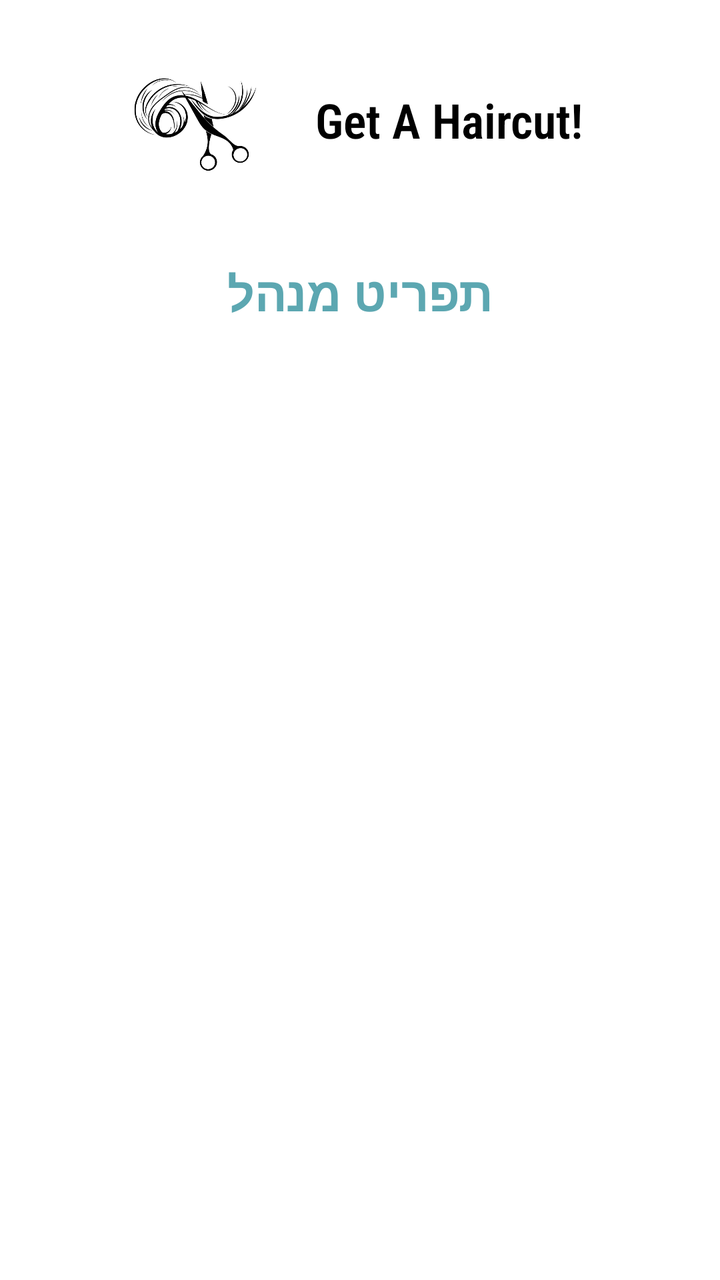
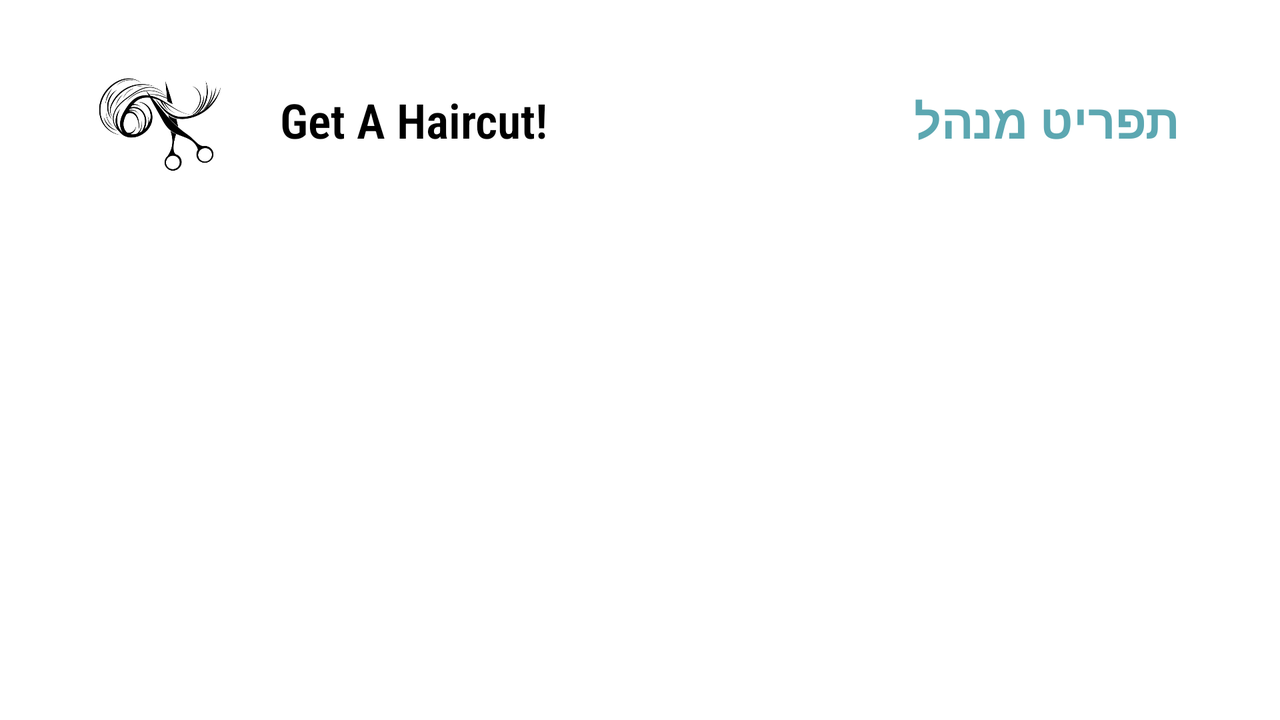

First picture: res/layout/ on a phone held upright. Second picture: the repository's own variant of that layout, on a device whose configuration matches the variant's folder. Source for both follows.
<!-- AndroidManifest.xml: application theme Theme.HaircutScheduling -->
<!-- res/layout/fragment_admin.xml -->
<?xml version="1.0" encoding="utf-8"?>
<FrameLayout xmlns:android="http://schemas.android.com/apk/res/android"
    xmlns:app="http://schemas.android.com/apk/res-auto"
    xmlns:tools="http://schemas.android.com/tools"
    android:layout_width="match_parent"
    android:layout_height="match_parent"
    tools:context=".fragments.AdminFragment">

    <LinearLayout
        android:layout_width="match_parent"
        android:layout_height="wrap_content"
        android:layout_margin="10dp"
        android:orientation="vertical">

        <LinearLayout
            android:layout_width="match_parent"
            android:layout_height="wrap_content"
            android:layout_gravity="top"
            android:layout_marginStart="20dp"
            android:layout_marginLeft="20dp"
            android:layout_marginTop="10dp"
            android:layout_marginEnd="20dp"
            android:layout_marginRight="20dp"
            android:layout_marginBottom="10dp"
            android:gravity="center"
            android:orientation="horizontal">

            <ImageView
                android:id="@+id/imageViewLogoAdmin"
                android:layout_width="80dp"
                android:layout_height="60dp"
                android:layout_marginStart="10dp"
                android:layout_marginLeft="10dp"
                android:layout_marginTop="10dp"
                android:layout_marginBottom="10dp"
                android:src="@drawable/logo" />

            <TextView
                android:id="@+id/textViewAdminTitle"
                android:layout_width="wrap_content"
                android:layout_height="match_parent"
                android:layout_margin="10dp"
                android:fontFamily="sans-serif-condensed-light"
                android:gravity="center"
                android:padding="10dp"
                android:text="Get A Haircut!"
                android:textColor="@color/design_default_color_on_secondary"
                android:textSize="24sp"
                android:textStyle="bold" />

        </LinearLayout>

        <TextView
            android:id="@+id/textViewAdmin"
            android:layout_width="match_parent"
            android:layout_height="wrap_content"
            android:layout_margin="20dp"
            android:layout_marginStart="10dp"
            android:layout_marginLeft="10dp"
            android:layout_marginTop="10dp"
            android:layout_marginEnd="20dp"
            android:layout_marginRight="20dp"
            android:layout_marginBottom="10dp"
            android:gravity="center"
            android:text="תפריט מנהל"
            android:textColor="#5CA7B1"
            android:textSize="24sp"
            android:textStyle="bold" />

        <LinearLayout
            android:layout_width="match_parent"
            android:layout_height="wrap_content"
            android:layout_gravity="center"
            android:gravity="center|fill|fill_horizontal|fill_vertical"
            android:orientation="vertical">

            <LinearLayout
                android:layout_width="match_parent"
                android:layout_height="match_parent"
                android:layout_gravity="center|fill|fill_horizontal|fill_vertical"
                android:layout_weight="1"
                android:gravity="center"
                android:orientation="horizontal"
                android:paddingLeft="10dp"
                android:paddingRight="10dp"
                android:paddingBottom="10dp">

                <Button
                    android:id="@+id/buttonEditNotAvailableDays"
                    android:layout_width="match_parent"
                    android:layout_height="match_parent"
                    android:layout_gravity="center"
                    android:layout_marginStart="10dp"
                    android:layout_marginLeft="10dp"
                    android:layout_marginTop="10dp"
                    android:layout_marginBottom="5dp"
                    android:layout_weight="1"
                    android:background="@drawable/buttoms_design"
                    android:text="ערוך ימי חופשה"
                    android:textSize="24sp"
                    app:backgroundTint="#5CA7B1" />

                <Button
                    android:id="@+id/buttonOpeningHour"
                    android:layout_width="match_parent"
                    android:layout_height="match_parent"
                    android:layout_gravity="center"
                    android:layout_marginStart="10dp"
                    android:layout_marginLeft="10dp"
                    android:layout_marginTop="10dp"
                    android:layout_marginBottom="5dp"
                    android:layout_weight="1"
                    android:background="@drawable/buttoms_design"
                    android:text="ערוך זמני פעילות"
                    android:textSize="24sp"
                    app:backgroundTint="#5CA7B1" />

            </LinearLayout>

            <LinearLayout
                android:layout_width="match_parent"
                android:layout_height="wrap_content"
                android:layout_gravity="center|fill|fill_horizontal|fill_vertical"
                android:gravity="center"
                android:orientation="horizontal"
                android:paddingLeft="10dp"
                android:paddingRight="10dp"
                android:paddingBottom="10dp">

                <Button
                    android:id="@+id/buttonTodayAppointment"
                    android:layout_width="match_parent"
                    android:layout_height="match_parent"
                    android:layout_gravity="center"
                    android:layout_marginStart="10dp"
                    android:layout_marginLeft="10dp"
                    android:layout_marginTop="10dp"
                    android:layout_marginBottom="5dp"
                    android:layout_weight="1"
                    android:background="@drawable/buttoms_design"
                    android:text="פירוט תורי היום"
                    android:textSize="24sp"
                    app:backgroundTint="#5CA7B1" />

                <Button
                    android:id="@+id/buttonManageUsers"
                    android:layout_width="match_parent"
                    android:layout_height="match_parent"
                    android:layout_gravity="center"
                    android:layout_marginStart="10dp"
                    android:layout_marginLeft="10dp"
                    android:layout_marginTop="10dp"
                    android:layout_marginBottom="5dp"
                    android:layout_weight="1"
                    android:background="@drawable/buttoms_design"
                    android:text="ניהול משתמשים"
                    android:textSize="24sp"
                    app:backgroundTint="#5CA7B1" />
            </LinearLayout>

            <LinearLayout
                android:layout_width="match_parent"
                android:layout_height="wrap_content"
                android:layout_gravity="center|fill|fill_horizontal|fill_vertical"
                android:gravity="center"
                android:orientation="horizontal"
                android:paddingLeft="10dp"
                android:paddingRight="10dp"
                android:paddingBottom="10dp">

                <Button
                    android:id="@+id/buttonAddToUpdateBoard"
                    android:layout_width="match_parent"
                    android:layout_height="match_parent"
                    android:layout_gravity="center"
                    android:layout_marginStart="10dp"
                    android:layout_marginLeft="10dp"
                    android:layout_marginTop="10dp"
                    android:layout_marginBottom="5dp"
                    android:layout_weight="1"
                    android:background="@drawable/buttoms_design"
                    android:text="הוסף ללוח עדכונים"
                    android:textSize="24sp"
                    app:backgroundTint="#5CA7B1" />

                <Button
                    android:id="@+id/buttonUpdateContactDetails"
                    android:layout_width="match_parent"
                    android:layout_height="match_parent"
                    android:layout_gravity="center"
                    android:layout_marginStart="10dp"
                    android:layout_marginLeft="10dp"
                    android:layout_marginTop="10dp"
                    android:layout_marginBottom="5dp"
                    android:layout_weight="1"
                    android:background="@drawable/buttoms_design"
                    android:text="עדכן פרטי התקשרות"
                    android:textSize="24sp"
                    app:backgroundTint="#5CA7B1" />
            </LinearLayout>

        </LinearLayout>

    </LinearLayout>

</FrameLayout>
<!-- resources referenced by this layout -->
<resources>
  <!-- drawable logo: png bitmap (drawable, 89242 bytes) -->
  <style name="Theme.HaircutScheduling" parent="Theme.MaterialComponents.DayNight.DarkActionBar">
          
          <item name="colorPrimary">@color/purple_500</item>
          <item name="colorPrimaryVariant">@color/purple_700</item>
          <item name="colorOnPrimary">@color/white</item>
          
          <item name="colorSecondary">@color/teal_200</item>
          <item name="colorSecondaryVariant">@color/teal_700</item>
          <item name="colorOnSecondary">@color/black</item>
          
          <item name="android:statusBarColor" tools:targetApi="l">?attr/colorPrimaryVariant</item>
          
      </style>
</resources>
<!-- res/layout-land/fragment_admin.xml (the repository's variant of the layout above) -->
<!-- drawn on the phone turned sideways -->
<?xml version="1.0" encoding="utf-8"?>
<FrameLayout xmlns:android="http://schemas.android.com/apk/res/android"
    xmlns:app="http://schemas.android.com/apk/res-auto"
    xmlns:tools="http://schemas.android.com/tools"
    android:layout_width="match_parent"
    android:layout_height="match_parent"
    tools:context=".fragments.AdminFragment">

    <LinearLayout
        android:layout_width="match_parent"
        android:layout_height="wrap_content"
        android:layout_margin="10dp"
        android:orientation="vertical">

        <LinearLayout
            android:layout_width="match_parent"
            android:layout_height="wrap_content"
            android:layout_gravity="top"
            android:layout_marginStart="20dp"
            android:layout_marginLeft="20dp"
            android:layout_marginTop="10dp"
            android:layout_marginEnd="20dp"
            android:layout_marginRight="20dp"
            android:layout_marginBottom="10dp"
            android:gravity="center"
            android:orientation="horizontal">

            <ImageView
                android:id="@+id/imageViewLogoAdmin"
                android:layout_width="80dp"
                android:layout_height="60dp"
                android:layout_marginStart="10dp"
                android:layout_marginLeft="10dp"
                android:layout_marginTop="10dp"
                android:layout_marginBottom="10dp"
                android:src="@drawable/logo" />

            <TextView
                android:id="@+id/textViewAdminTitle"
                android:layout_width="wrap_content"
                android:layout_height="match_parent"
                android:layout_margin="10dp"
                android:fontFamily="sans-serif-condensed-light"
                android:gravity="center"
                android:padding="10dp"
                android:text="Get A Haircut!"
                android:textColor="@color/design_default_color_on_secondary"
                android:textSize="24sp"
                android:textStyle="bold" />

            <TextView
                android:id="@+id/textViewAdmin"
                android:layout_width="match_parent"
                android:layout_height="wrap_content"
                android:layout_margin="20dp"
                android:layout_marginStart="10dp"
                android:layout_marginLeft="10dp"
                android:layout_marginTop="10dp"
                android:layout_marginEnd="20dp"
                android:layout_marginRight="20dp"
                android:layout_marginBottom="10dp"
                android:gravity="center|right"
                android:text="תפריט מנהל"
                android:textColor="#5CA7B1"
                android:textSize="24sp"
                android:textStyle="bold" />

        </LinearLayout>

        <LinearLayout
            android:layout_width="match_parent"
            android:layout_height="wrap_content"
            android:layout_gravity="center"
            android:gravity="center|fill|fill_horizontal|fill_vertical"
            android:orientation="vertical">

            <LinearLayout
                android:layout_width="match_parent"
                android:layout_height="match_parent"
                android:layout_gravity="center|fill|fill_horizontal|fill_vertical"
                android:layout_weight="1"
                android:gravity="center"
                android:orientation="horizontal"
                android:paddingLeft="10dp"
                android:paddingRight="10dp"
                android:paddingBottom="10dp">

                <Button
                    android:id="@+id/buttonTodayAppointment"
                    android:layout_width="match_parent"
                    android:layout_height="match_parent"
                    android:layout_gravity="center"
                    android:layout_marginStart="10dp"
                    android:layout_marginLeft="10dp"
                    android:layout_marginTop="10dp"
                    android:layout_marginBottom="5dp"
                    android:layout_weight="1"
                    android:background="@drawable/buttoms_design"
                    android:text="פירוט תורי היום"
                    android:textSize="18sp"
                    app:backgroundTint="#5CA7B1" />

                <Button
                    android:id="@+id/buttonEditNotAvailableDays"
                    android:layout_width="match_parent"
                    android:layout_height="match_parent"
                    android:layout_gravity="center"
                    android:layout_marginStart="10dp"
                    android:layout_marginLeft="10dp"
                    android:layout_marginTop="10dp"
                    android:layout_marginBottom="5dp"
                    android:layout_weight="1"
                    android:background="@drawable/buttoms_design"
                    android:text="ערוך ימי חופשה"
                    android:textSize="18sp"
                    app:backgroundTint="#5CA7B1" />

                <Button
                    android:id="@+id/buttonOpeningHour"
                    android:layout_width="match_parent"
                    android:layout_height="match_parent"
                    android:layout_gravity="center"
                    android:layout_marginStart="10dp"
                    android:layout_marginLeft="10dp"
                    android:layout_marginTop="10dp"
                    android:layout_marginBottom="5dp"
                    android:layout_weight="1"
                    android:background="@drawable/buttoms_design"
                    android:text="ערוך זמני פעילות"
                    android:textSize="18sp"
                    app:backgroundTint="#5CA7B1" />

            </LinearLayout>

            <LinearLayout
                android:layout_width="match_parent"
                android:layout_height="wrap_content"
                android:layout_gravity="center|fill|fill_horizontal|fill_vertical"
                android:gravity="center"
                android:orientation="horizontal"
                android:paddingLeft="10dp"
                android:paddingRight="10dp"
                android:paddingBottom="10dp">

                <Button
                    android:id="@+id/buttonUpdateContactDetails"
                    android:layout_width="match_parent"
                    android:layout_height="match_parent"
                    android:layout_gravity="center"
                    android:layout_marginStart="10dp"
                    android:layout_marginLeft="10dp"
                    android:layout_marginTop="10dp"
                    android:layout_marginBottom="5dp"
                    android:layout_weight="1"
                    android:background="@drawable/buttoms_design"
                    android:text="עדכן פרטי התקשרות"
                    android:textSize="18sp"
                    app:backgroundTint="#5CA7B1" />

                <Button
                    android:id="@+id/buttonAddToUpdatesBoard"
                    android:layout_width="match_parent"
                    android:layout_height="match_parent"
                    android:layout_gravity="center"
                    android:layout_marginStart="10dp"
                    android:layout_marginLeft="10dp"
                    android:layout_marginTop="10dp"
                    android:layout_marginBottom="5dp"
                    android:layout_weight="1"
                    android:background="@drawable/buttoms_design"
                    android:text="הוסף ללוח עדכונים"
                    android:textSize="18sp"
                    app:backgroundTint="#5CA7B1" />

                <Button
                    android:id="@+id/buttonManageUsers"
                    android:layout_width="match_parent"
                    android:layout_height="match_parent"
                    android:layout_gravity="center"
                    android:layout_marginStart="10dp"
                    android:layout_marginLeft="10dp"
                    android:layout_marginTop="10dp"
                    android:layout_marginBottom="5dp"
                    android:layout_weight="1"
                    android:background="@drawable/buttoms_design"
                    android:text="ניהול משתמשים"
                    android:textSize="18sp"
                    app:backgroundTint="#5CA7B1" />
            </LinearLayout>

        </LinearLayout>

    </LinearLayout>

</FrameLayout>
